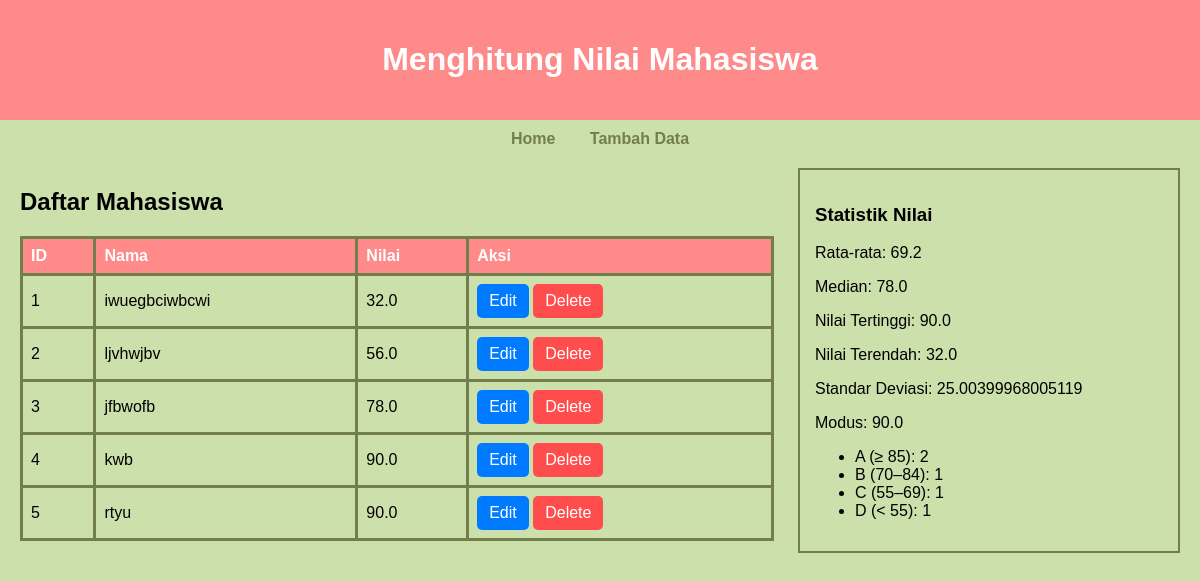
The page / on the database its author committed.
### tables this page shows
CREATE TABLE students (
            id INTEGER PRIMARY KEY AUTOINCREMENT,
            name TEXT NOT NULL,
            score REAL NOT NULL
        );

### app.py (the view)
@app.route('/')
def index():
    conn = get_db_connection()
    students = conn.execute('SELECT * FROM students').fetchall()
    conn.close()
    stats = calculate_extended_stats()
    return render_template('index.html', students=students, stats=stats)

### app.py (called while the page is built)
def get_db_connection():
    conn = sqlite3.connect('students.db')
    conn.row_factory = sqlite3.Row
    return conn

### templates/index.html
{% extends "base.html" %}
{% block content %}
<div class="container">
    <div class="content">
        <h2>Daftar Mahasiswa</h2>
        <table>
            <tr>
                <th>ID</th>
                <th>Nama</th>
                <th>Nilai</th>
                <th>Aksi</th>
            </tr>
            {% for student in students %}
            <tr>
                <td>{{ student.id }}</td>
                <td>{{ student.name }}</td>
                <td>{{ student.score }}</td>
                <td>
                    <a href="{{ url_for('edit', id=student.id) }}" class="edit-btn">Edit</a>
                    <a href="{{ url_for('delete', id=student.id) }}" class="delete-btn" onclick="return confirm('Yakin ingin menghapus?')">Delete</a>
                </td>
            </tr>
            {% endfor %}
        </table>
    </div>
    <aside class="stats">
        <h3>Statistik Nilai</h3>
        <p>Rata-rata: {{ stats.average }}</p>
        <p>Median: {{ stats.median }}</p>
        <p>Nilai Tertinggi: {{ stats.max }}</p>
        <p>Nilai Terendah: {{ stats.min }}</p>
        <p>Standar Deviasi: {{ stats.std_dev }}</p>
        <p>Modus: {{ stats.mode }}</p>
        <ul>
            <li>A (≥ 85): {{ stats.distribution.A }}</li>
            <li>B (70–84): {{ stats.distribution.B }}</li>
            <li>C (55–69): {{ stats.distribution.C }}</li>
            <li>D (< 55): {{ stats.distribution.D }}</li>
        </ul>
    </aside>
</div>
{% endblock %}

### templates/base.html (shortened to what this page needs)
<!DOCTYPE html>
<html lang="en">
<head>
    <link rel="stylesheet" href="{{ url_for('static', filename='style.css') }}">
</head>
<body>
    <header>
        <h1>Menghitung Nilai Mahasiswa</h1>
    </header>
    <nav>
        <a href="{{ url_for('index') }}">Home</a>
        <a href="{{ url_for('add') }}">Tambah Data</a>
    </nav>
    <main>
        {% block content %}{% endblock %}
    </main>
</body>
</html>

### static/style.css (style rules this page uses)
body { font-family: Arial, sans-serif; margin: 0; padding: 0; background-color: #CCE0AC; }
header { background-color: #FF8A8A; color: white; padding: 20px; text-align: center; }
nav { text-align: center; margin: 10px 0; }
nav a { margin: 5px 10px; padding: 5px; text-decoration: none; color: #737e4d; font-weight: bold; }
.container { display: flex; justify-content: space-between; margin: 20px; }
.content { width: 65%; }
.stats { width: 30%; background: #CCE0AC; padding: 15px; border: 2px solid #737e4d; }
table { width: 100%; border-collapse: collapse; margin-top: 10px; }
table, th, td { border: 3px solid #737e4d; padding: 8px; text-align: left; }
table th { background-color: #FF8A8A; color: white; }
a.edit-btn { display: inline-block; padding: 8px 12px; color: #ffffff; background-color: #007BFF; text-decoration: none; border-radius: 5px; transition: background-color 0.3s; }
a.delete-btn { display: inline-block; padding: 8px 12px; color: #ffffff; background-color: #FF4D4D; text-decoration: none; border-radius: 5px; transition: background-color 0.3s; }

### rows shown on the page
students: id "1", name "iwuegbciwbcwi", score "32.0", min "32.0"
students: id "2", name "ljvhwjbv", score "56.0"
students: id "3", name "jfbwofb", score "78.0", median "78.0"
students: id "4", name "kwb", score "90.0", max "90.0", mode "90.0"
students: id "5", name "rtyu", score "90.0"

### other values the page prints
{{ stats.average }} "69.2"
{{ stats.std_dev }} "25.00399968005119"
{{ stats.distribution.A }} "2"
{{ stats.distribution.B }} "1"
{{ stats.distribution.C }} "1"
{{ stats.distribution.D }} "1"
